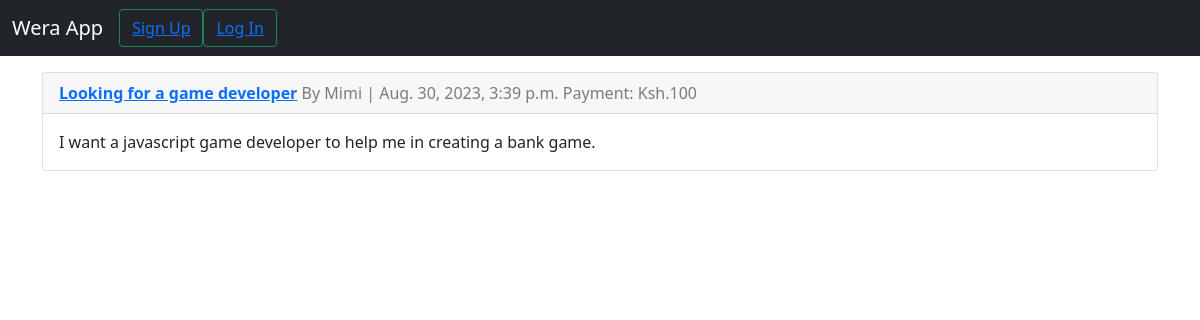
Screenshot of /jobs/3/ with the database file from the repository.
### jobs/models.py (models this page shows, shortened)
class Jobs(models.Model):
    title = models.CharField(max_length=300)
    employer = models.ForeignKey(
        get_user_model(),
        on_delete=models.CASCADE
    )
    date_created = models.DateTimeField(auto_now_add=True)
    content = models.TextField()
    payment = models.PositiveIntegerField(default=20)

### accounts/models.py (models this page shows)
class CustomUser(AbstractUser):
    UNI_CHOICES = [
        ("KU", "Kenyatta University"),
        ("JKUAT", "Jomo Kenyatta Univeristy Of Agriculture and Technology"),
        ("TUK", "Technical University of Kenya"),
        ("UON", "University Of Nairobi"),
        ("TUM", "Technical University of Mombasa"),
        ("DeKUT", "Dedan Kimathi University of Technology")
    ]
    university = models.CharField(max_length=100, choices=UNI_CHOICES)
    def __str__(self):
        return self.username

### jobs/views.py (the view)
# urls.py: path("jobs/<int:pk>/", JobDetailView.as_view(), name="job_detail"),
class JobDetailView(DetailView):
    model = Jobs
    template_name = "job_detail.html"
    context_object_name = "job"

### templates/job_detail.html
{% extends 'base.html' %}
{% block content %}
    <div class="card mt-3">
        <div class="card-header">
            <a href=""><strong>{{ job.title }}</strong></a>
            <span class="text-black-50">By {{ job.employer }} | {{ job.date_created }}</span>
            <span class="text-black-50">Payment: Ksh.{{ job.payment }}</span>
        </div>
        <div class="card-body">
            <p class="card-text">{{ job.content }}</p>
        </div>
    </div>
{% endblock %}

### rows the page displays
Jobs: title "Looking for a game developer", employer "Mimi", date_created "Aug. 30, 2023, 3:39 p.m.", payment "100", content "I want a javascript game developer to help me in creating a bank game."
